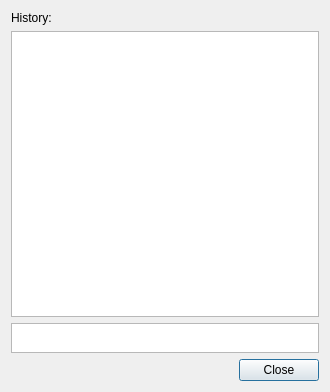
<?xml version="1.0" encoding="UTF-8"?>
<ui version="4.0">
 <class>ServerDialog</class>
 <widget class="QDialog" name="ServerDialog">
  <property name="geometry">
   <rect>
    <x>0</x>
    <y>0</y>
    <width>330</width>
    <height>392</height>
   </rect>
  </property>
  <property name="windowTitle">
   <string>Server</string>
  </property>
  <layout class="QVBoxLayout" name="verticalLayout_2">
   <item>
    <layout class="QVBoxLayout" name="verticalLayout">
     <item>
      <layout class="QFormLayout" name="formLayout">
       <item row="1" column="0">
        <widget class="QLabel" name="label_3">
         <property name="text">
          <string>History:</string>
         </property>
        </widget>
       </item>
      </layout>
     </item>
     <item>
      <widget class="QPlainTextEdit" name="m_pTextEditChat">
       <property name="enabled">
        <bool>true</bool>
       </property>
       <property name="sizePolicy">
        <sizepolicy hsizetype="Expanding" vsizetype="Expanding">
         <horstretch>0</horstretch>
         <verstretch>1</verstretch>
        </sizepolicy>
       </property>
       <property name="readOnly">
        <bool>true</bool>
       </property>
      </widget>
     </item>
     <item>
      <widget class="QPlainTextEdit" name="m_pTextEditErrors">
       <property name="sizePolicy">
        <sizepolicy hsizetype="Expanding" vsizetype="Maximum">
         <horstretch>0</horstretch>
         <verstretch>0</verstretch>
        </sizepolicy>
       </property>
       <property name="maximumSize">
        <size>
         <width>16777215</width>
         <height>30</height>
        </size>
       </property>
       <property name="readOnly">
        <bool>true</bool>
       </property>
      </widget>
     </item>
     <item>
      <layout class="QHBoxLayout" name="horizontalLayout">
       <item>
        <spacer name="horizontalSpacer">
         <property name="orientation">
          <enum>Qt::Horizontal</enum>
         </property>
         <property name="sizeHint" stdset="0">
          <size>
           <width>30</width>
           <height>20</height>
          </size>
         </property>
        </spacer>
       </item>
       <item>
        <widget class="QPushButton" name="m_pButtonClose">
         <property name="sizePolicy">
          <sizepolicy hsizetype="Fixed" vsizetype="Fixed">
           <horstretch>0</horstretch>
           <verstretch>0</verstretch>
          </sizepolicy>
         </property>
         <property name="text">
          <string>Close</string>
         </property>
        </widget>
       </item>
      </layout>
     </item>
    </layout>
   </item>
  </layout>
 </widget>
 <resources/>
 <connections/>
</ui>
